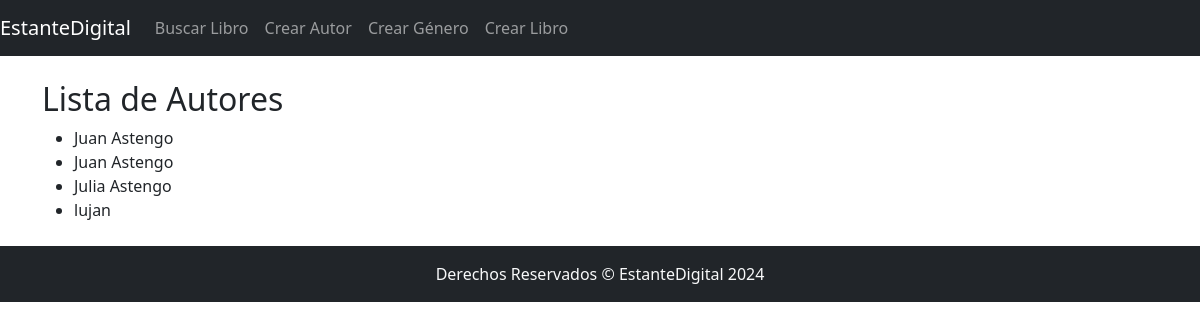
/books/authors/, run on an earlier commit of the app's database.
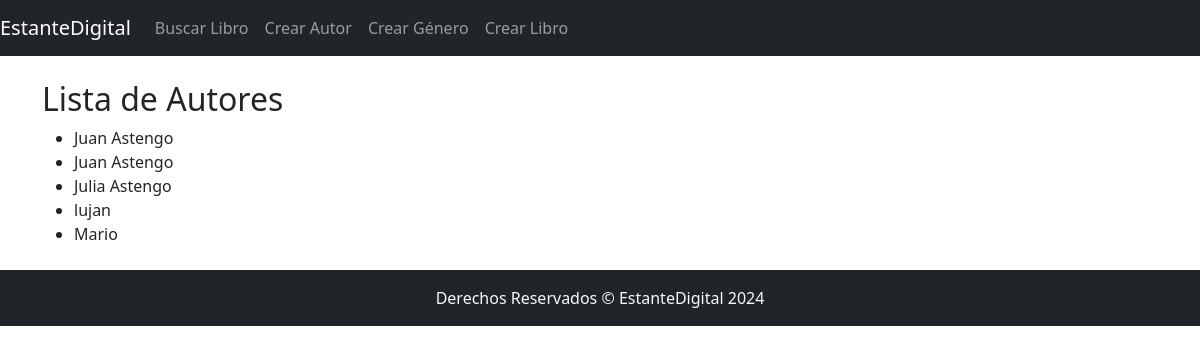
And on a later commit of the database.
### books/models.py (models this page shows, shortened)
class Author(models.Model):
    name = models.CharField(max_length=100)
    bio = models.TextField()

### books/views.py (the view)
# urls.py: path('authors/', authors_list, name='authors_list'),
def authors_list(request):
    authors = Author.objects.all()
    return render(request, 'books/authors_list.html', {'authors': authors})

### books/templates/books/authors_list.html
{% extends 'books/base_books.html' %}
{% block content %}
<h2>Lista de Autores</h2>
<ul>
    {% for author in authors %}
    <li>{{ author.name }}</li>
    {% endfor %}
</ul>
{% endblock %}

What changed in the data, as far as the page shows it:
added Author: name "Mario"
